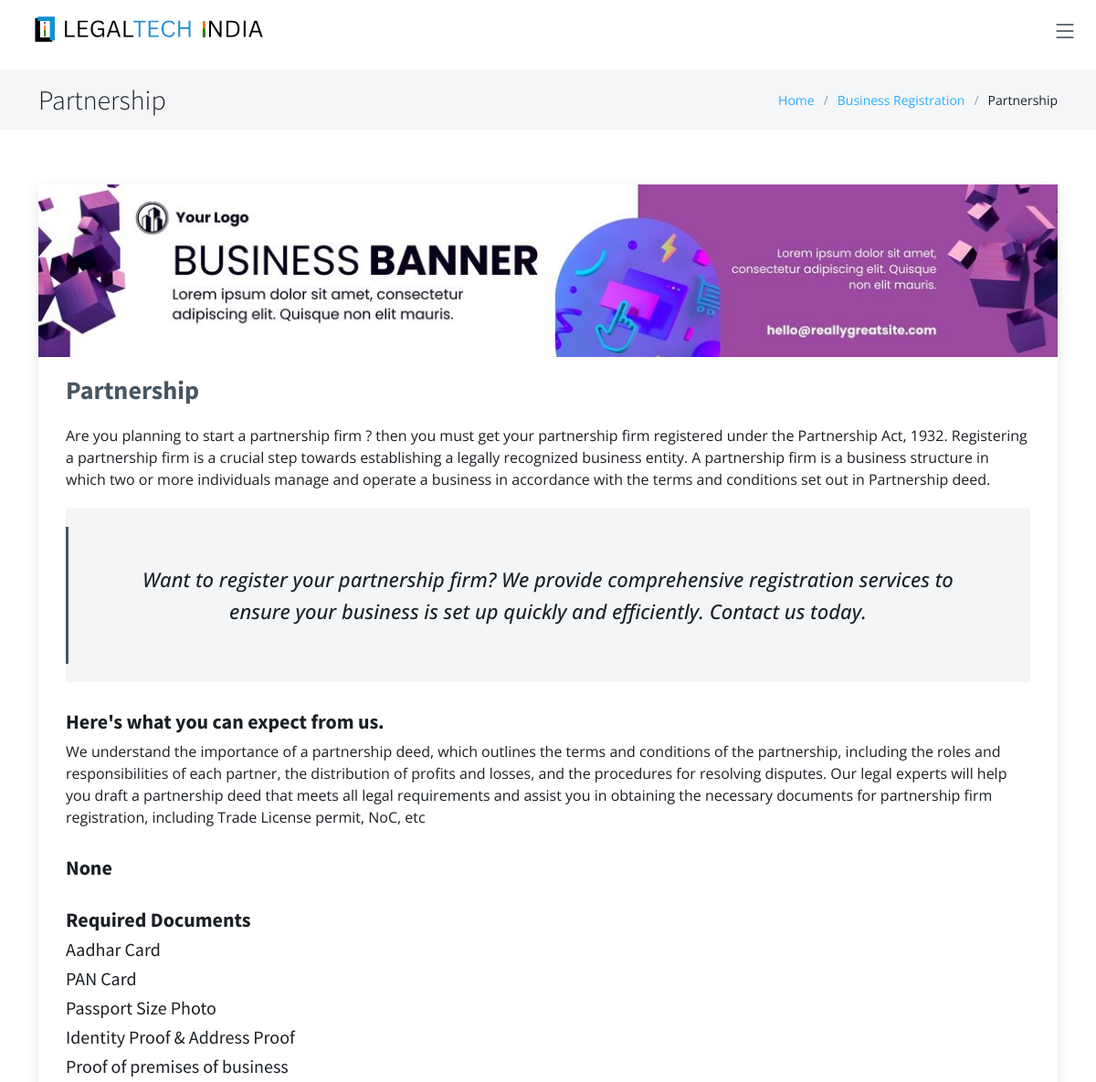
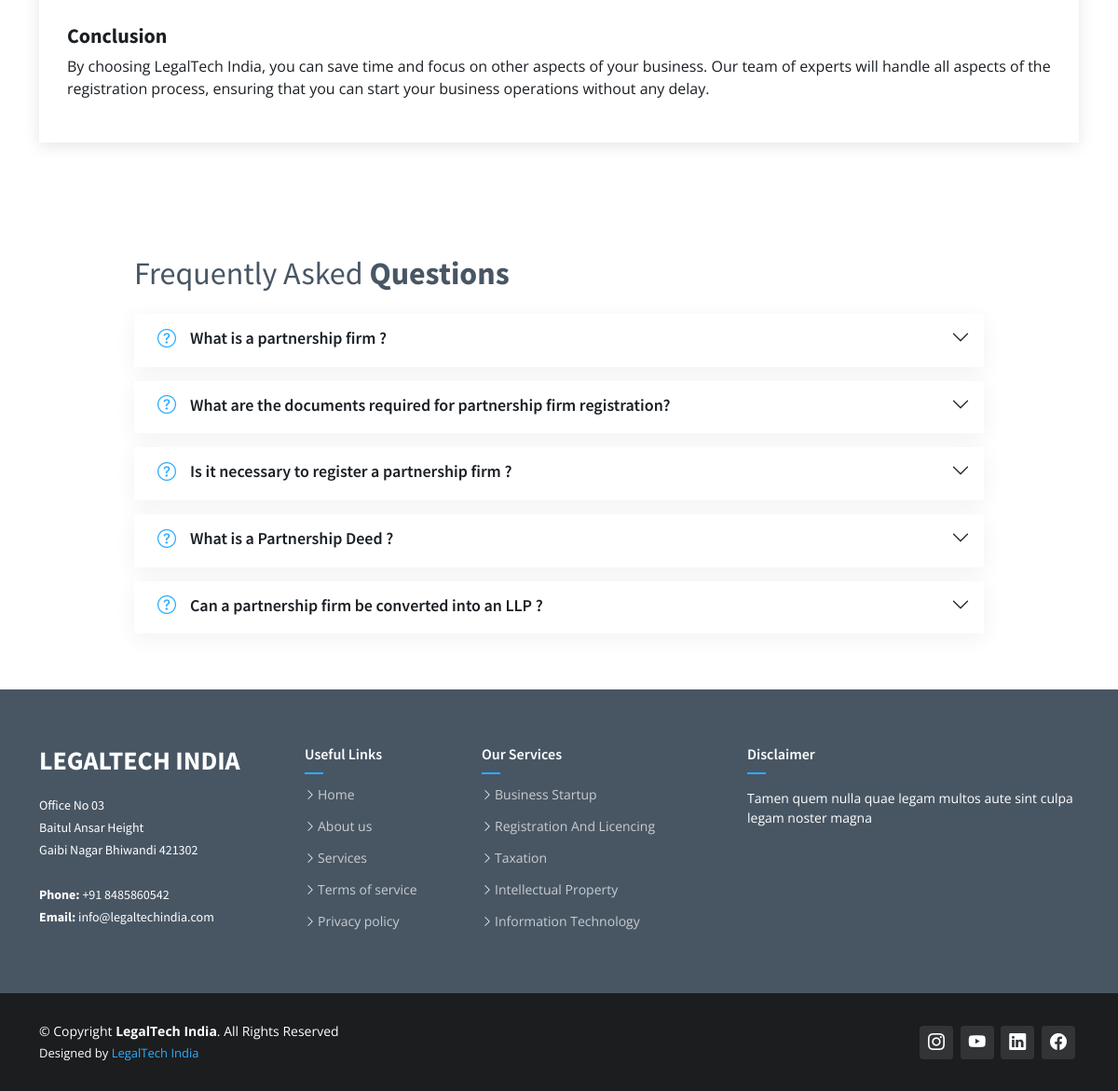
Screenshot of /business/part/ with the database file from the repository (2 pictures, top to bottom).
### main/models.py (models this page shows, shortened)
class Business_Registration(models.Model):
    main_service = models.CharField(max_length=50,default="Business Registration" )
    main_service_link = models.CharField(max_length=50, default="/business/")
    name = models.CharField(max_length=200)
    description1 = models.TextField()
    sec_name = models.CharField(max_length=200 ,default='Service Details',blank=True, null=True)
    description2 = models.TextField(blank=True, null=True)
    third_name = models.CharField(max_length=200 ,default='Service Details',blank=True, null=True)
    description3 = models.TextField(blank=True, null=True)
    quote = models.CharField(max_length=200)
    doc_title = models.CharField(max_length=200 ,default='Required Documents')
    documents = models.ManyToManyField(Documents)
    con_title = models.CharField(max_length=200, default='Conclusion')
    conclusion = models.TextField(default='default')
    image = models.ImageField(upload_to='services/', null=True, blank=True)
    slug = models.SlugField(unique=True, null=True, blank=True)
    question1 = models.CharField(max_length=255 , default='question1')
    answer1 = models.TextField( default='answer1')
    question2 = models.CharField(max_length=255, default='question2')
    answer2 = models.TextField(default='answer2')
    question3 = models.CharField(max_length=255, default='question3')
    answer3 = models.TextField(default='answer3')
    question4 = models.CharField(max_length=255, default='question4')
    answer4 = models.TextField(default='answer4')
    question5 = models.CharField(max_length=255, default='question5')
    answer5 = models.TextField(default='answer5')
    objects = ServiceManager()

class Documents(models.Model):
    doc_name = models.CharField(max_length=200)

### main/views.py (the view)
# urls.py: path('business/<slug:slug>/', views.business_registration, name='business_registration'),
def business_registration(request, slug):
    service = get_object_or_404(Business_Registration, slug=slug)
    context = {
        'service': service,
    }
    return render(request, 'service_details.html', context)

### main/templates/service_details.html (shortened to what this page needs)
{% load static %}
<!DOCTYPE html>
<html lang="en">
<head>
  <link href="{% static 'assets/vendor/bootstrap/css/bootstrap.min.css' %}" rel="stylesheet">
  <link href="{% static 'assets/vendor/bootstrap-icons/bootstrap-icons.css' %}" rel="stylesheet">
  <link href="{% static 'assets/vendor/aos/aos.css' %}" rel="stylesheet">
  <link href="{% static 'assets/vendor/glightbox/css/glightbox.min.css' %}" rel="stylesheet">
  <link href="{% static 'assets/vendor/swiper/swiper-bundle.min.css' %}" rel="stylesheet">
  <link href="{% static 'assets/css/variables.css' %}" rel="stylesheet">
  <link href="{% static 'assets/css/main.css' %}" rel="stylesheet">
</head>
<body>
  {% include 'header.html' %}
  <main id="main">
    <div class="breadcrumbs">
      <div class="container">
        <div class="d-flex justify-content-between align-items-center">
          <h2>{{ service.name }}</h2>
          <ol>
            <li><a href="index.html">Home</a></li>
            <li><a href="{{service.main_service_link}}">{{ service.main_service }}</a></li>
            <li>{{ service.name }}</li>
          </ol>
        </div>
      </div>
    </div>
    <section id="blog" class="blog">
      <div class="container" data-aos="fade-up">
        <div class="row g-5">
          <div class="col-lg-12">
            <article class="blog-details">
              <div class="post-img">
              {% if service.image %}
                <img src="{{ service.image.url }}" alt="{{ service.name }}" class="img-fluid">
             {% endif %}
              </div>
              <h2 class="title">{{ service.name }}</h2>
              <div class="content">
                <p>
                  {{ service.description1 }}
                </p>
                <blockquote>
                  <p>
                    {{ service.quote }}
                  </p>
                </blockquote>
                <h3>
                  {{ service.sec_name }}
                </h3>
                <p>
                  {{ service.description2 }}
                </p>
                <h3>
                  {{ service.third_name }}
                </h3>
                <h3>
                  {{ service.doc_title }}
                </h3>
                {% for document in service.documents.all %}
                <h5 >{{ document.doc_name }}</h5>
                {% endfor %}
                <h3>
                  {{ service.con_title }}
                </h3>
                <p>
                    {{ service.conclusion }}
                </p>
          </div>
        </div>
      </div>
    </section>
<section id="faq" class="faq">
  <div class="container-fluid px-xl-5" data-aos="fade-up">
    <div class="row gy-4 px-xl-5">
      <div class="col-lg-12 d-flex flex-column justify-content-center align-items-stretch  order-2 order-lg-1">
        <div class="content px-xl-5">
          <h3>Frequently Asked <strong>Questions</strong></h3>
        </div>
        <div class="accordion accordion-flush px-xl-5" id="faqlist">
          <div class="accordion-item" data-aos="fade-up" data-aos-delay="200">
            <h3 class="accordion-header">
              <button class="accordion-button collapsed" type="button" data-bs-toggle="collapse" data-bs-target="#faq-content-1">
                <i class="bi bi-question-circle question-icon"></i>
                {{ service.question1 }}
              </button>
            </h3>
          </div>
          <div class="accordion-item" data-aos="fade-up" data-aos-delay="200">
            <h3 class="accordion-header">
              <button class="accordion-button collapsed" type="button" data-bs-toggle="collapse" data-bs-target="#faq-content-2">
                <i class="bi bi-question-circle question-icon"></i>
                {{ service.question2 }}
              </button>
            </h3>
          </div>
          <div class="accordion-item" data-aos="fade-up" data-aos-delay="200">
            <h3 class="accordion-header">
              <button class="accordion-button collapsed" type="button" data-bs-toggle="collapse" data-bs-target="#faq-content-3">
                <i class="bi bi-question-circle question-icon"></i>
                {{ service.question3 }}
              </button>
            </h3>
          </div>
          <div class="accordion-item" data-aos="fade-up" data-aos-delay="200">
            <h3 class="accordion-header">
              <button class="accordion-button collapsed" type="button" data-bs-toggle="collapse" data-bs-target="#faq-content-4">
                <i class="bi bi-question-circle question-icon"></i>
                {{ service.question4 }}
              </button>
            </h3>
          </div>
          <div class="accordion-item" data-aos="fade-up" data-aos-delay="200">
            <h3 class="accordion-header">
              <button class="accordion-button collapsed" type="button" data-bs-toggle="collapse" data-bs-target="#faq-content-5">
                <i class="bi bi-question-circle question-icon"></i>
                {{ service.question5 }}
              </button>
            </h3>
          </div>
        </div>
      </div>
    </div>
  </div>
</section>
    {% include 'footer.html' %}
</body>
</html>

### main/templates/header.html (shortened to what this page needs)
{% load static %}
<header id="header" class="header fixed-top" data-scrollto-offset="0">
  <div class="container-fluid d-flex align-items-center justify-content-between">
    <a href="/" class="logo d-flex align-items-center scrollto me-auto me-lg-0">
      <img src="{% static 'assets/img/logo.svg' %}" alt="">
    </a>
    <nav id="navbar" class="navbar">
      <i class="bi bi-list mobile-nav-toggle d-none"></i>
    </nav>
  </div>
</header>

### main/templates/footer.html
{% load static %}
  <footer id="footer" class="footer">
    <div class="footer-content">
      <div class="container">
        <div class="row">
          <div class="col-lg-3 col-md-6">
            <div class="footer-info">
              <h3>LEGALTECH INDIA</h3>
              <p>
                Office No 03  <br>
                Baitul Ansar Height <br>
                Gaibi Nagar Bhiwandi 421302<br><br>
                <strong>Phone:</strong> +91 8485860542<br>
                <strong>Email:</strong> info@legaltechindia.com<br>
              </p>
            </div>
          </div>
          <div class="col-lg-2 col-md-6 footer-links">
            <h4>Useful Links</h4>
            <ul>
              <li><i class="bi bi-chevron-right"></i> <a href="#">Home</a></li>
              <li><i class="bi bi-chevron-right"></i> <a href="#">About us</a></li>
              <li><i class="bi bi-chevron-right"></i> <a class="scrollto" href="#services">Services</a></li>
              <li><i class="bi bi-chevron-right"></i> <a href="#">Terms of service</a></li>
              <li><i class="bi bi-chevron-right"></i> <a href="#">Privacy policy</a></li>
            </ul>
          </div>
          <div class="col-lg-3 col-md-6 footer-links">
            <h4>Our Services</h4>
            <ul>
              <li><i class="bi bi-chevron-right"></i> <a href="/business">Business Startup</a></li>
              <li><i class="bi bi-chevron-right"></i> <a href="/licencing">Registration And Licencing</a></li>
              <li><i class="bi bi-chevron-right"></i> <a href="/taxation">Taxation</a></li>
              <li><i class="bi bi-chevron-right"></i> <a href="/ipr">Intellectual Property</a></li>
              <li><i class="bi bi-chevron-right"></i> <a href="/it">Information Technology</a></li>
            </ul>
          </div>
          <div class="col-lg-4 col-md-6 footer-newsletter">
            <h4>Disclaimer</h4>
            <p>Tamen quem nulla quae legam multos aute sint culpa legam noster magna</p>
          </div>
        </div>
      </div>
    </div>
    <div class="footer-legal text-center">
      <div class="container d-flex flex-column flex-lg-row justify-content-center justify-content-lg-between align-items-center">
        <div class="d-flex flex-column align-items-center align-items-lg-start">
          <div class="copyright">
            &copy; Copyright <strong><span>LegalTech India</span></strong>. All Rights Reserved
          </div>
          <div class="credits">
            Designed by <a href="">LegalTech India</a>
          </div>
        </div>
        <div class="social-links order-first order-lg-last mb-3 mb-lg-0">
          <a href="https://www.instagram.com/legaltech.india/" class="instagram"><i class="bi bi-instagram"></i></a>
          <a href="https://youtube.com/@legaltech.india1" class="youtube"><i class="bi bi-youtube"></i></a>
          <a href="https://www.linkedin.com/company/legal-tech-india/" class="linkedin"><i class="bi bi-linkedin"></i></a>
          <a href="https://www.facebook.com/yours.paralegal?mibextid=ZbWKwL" class="facebook"><i class="bi bi-facebook"></i></a>
        </div>
      </div>
    </div>
  </footer>

### static/assets/css/variables.css (style rules this page uses)
:root { --font-default: 'Open Sans', system-ui, -apple-system, "Segoe UI", Roboto, "Helvetica Neue", Arial, "Noto Sans", "Liberation Sans", sans-serif, "Apple Color Emoji", "Segoe UI Emoji", "Segoe UI Symbol", "Noto Color Emoji"; --font-primary: 'Source Sans Pro', sans-serif; --font-secondary: 'Poppins', sans-serif; --color-default: #1a1f24; --color-default-rgb: 26, 31, 36; --color-links: #2BADFF; --color-links-hover: #2BADFF; --color-primary: #2BADFF; --color-primary-light: #2BADFF; --color-primary-dark: #2BADFF; --color-primary-rgb: 14, 162, 189; --color-primary-light-rgb: 30, 195, 224; --color-primary-dark-rgb: 1, 137, 161; --color-secondary: #485664; --color-secondary-light: #8f9fae; --color-secondary-dark: #1c1d1f; --color-secondary-rgb: 72, 86, 100; --color-secondary-light-rgb: 143, 159, 174; --color-secondary-dark-rgb: 58, 71, 83; --color-blue: #0d6efd; --color-blue-rgb: 13, 110, 253; --color-indigo: #6610f2; --color-indigo-rgb: 102, 16, 242; --color-purple: #6f42c1; --color-purple-rgb: 111, 66, 193; --color-pink: #f3268c; --color-pink-rgb: 243, 38, 140; --color-red: #df1529; --color-red-rgb: 223, 21, 4; --color-orange: #fd7e14; --color-orange-rgb: 253, 126, 20; --color-yellow: #ffc107; --color-yellow-rgb: 255, 193, 7; --color-green: #059652; --color-green-rgb: 5, 150, 82; --color-teal: #20c997; --color-teal-rgb: 32, 201, 151; --color-cyan: #2BADFF; --color-cyan-rgb: 13, 202, 240; --color-white: #ffffff; --color-white-rgb: 255, 255, 255; --color-gray: #6c757d; --color-gray-rgb: 108, 117, 125; --color-black: #000000; --color-black-rgb: 0, 0, 0; }
:root { --bs-blue: var(--color-blue); --bs-indigo: var(--color-indigo); --bs-purple: var(--color-purple); --bs-pink: var(--color-pink); --bs-red: var(--color-red); --bs-orange: var(--color-orange); --bs-yellow: var(--color-yellow); --bs-green: var(--color-green); --bs-teal: var(--color-teal); --bs-cyan: var(--color-cyan); --bs-white: var(--color-white); --bs-gray: var(--color-gray); --bs-gray-dark: #343a40; --bs-gray-100: #f8f9fa; --bs-gray-200: #e9ecef; --bs-gray-300: #dee2e6; --bs-gray-400: #ced4da; --bs-gray-500: #adb5bd; --bs-gray-600: #6c757d; --bs-gray-700: #495057; --bs-gray-800: #343a40; --bs-gray-900: #212529; --bs-primary: var(--color-blue); --bs-secondary: var(--color-blue); --bs-success: #198754; --bs-info: #0dcaf0; --bs-warning: #ffc107; --bs-danger: #dc3545; --bs-light: #f8f9fa; --bs-dark: #212529; --bs-primary-rgb: var(--color-primary-rgb); --bs-secondary-rgb: var(--color-secondary-rgb); --bs-success-rgb: 25, 135, 84; --bs-info-rgb: 13, 202, 240; --bs-warning-rgb: 255, 193, 7; --bs-danger-rgb: 220, 53, 69; --bs-light-rgb: 248, 249, 250; --bs-dark-rgb: 33, 37, 41; --bs-white-rgb: var(--color-white-rgb); --bs-black-rgb: var(--color-black-rgb); --bs-body-color-rgb: var(--color-default-rgb); --bs-body-bg-rgb: 255, 255, 255; --bs-font-sans-serif: var(--font-default); --bs-font-monospace: SFMono-Regular, Menlo, Monaco, Consolas, "Liberation Mono", "Courier New", monospace; --bs-gradient: linear-gradient(180deg, rgba(255, 255, 255, 0.15), rgba(255, 255, 255, 0)); --bs-body-font-family: var(--font-default); --bs-body-font-size: 1rem; --bs-body-font-weight: 400; --bs-body-line-height: 1.5; --bs-body-color: var(--color-default); --bs-body-bg: #fff; }

### rows the page displays
Business_Registration: name "Partnership", main_service "Business Registration", image (picture), description1 "Are you planning to start a partnership firm ? then you must get your partnership firm registered under the Partnership Act, 1932. Registering a partnership firm is a crucial step towards establishing a legally recognized business entity. A partnership firm is a business structure in which two or more individuals manage and operate a business in accordance with the terms and conditions set out in Partnership deed.", quote "Want to register your partnership firm? We provide comprehensive registration services to ensure your business is set up quickly and efficiently. Contact us today.", sec_name "Here's what you can expect from us.", description2 "We understand the importance of a partnership deed, which outlines the terms and conditions of the partnership, including the roles and responsibilities of each partner, the distribution of profits and losses, and the procedures for resolving disputes. Our legal experts will help you draft a partnership deed that meets all legal requirements and assist you in obtaining the necessary documents for partnership firm registration, including Trade License permit, NoC, etc", third_name "None", doc_title "Required Documents", con_title "Conclusion", conclusion "By choosing LegalTech India, you can save time and focus on other aspects of your business. Our team of experts will handle all aspects of the registration process, ensuring that you can start your business operations without any delay.", question1 "What is a partnership firm ?", question2 "What are the documents required for partnership firm registration?", question3 "Is it necessary to register a partnership firm ?", question4 "What is a Partnership Deed ?", question5 "Can a partnership firm be converted into an LLP ?"
Documents: doc_name "Aadhar Card"
Documents: doc_name "PAN Card"
Documents: doc_name "Passport Size Photo"
Documents: doc_name "Identity Proof & Address Proof"
Documents: doc_name "Proof of premises of business"
